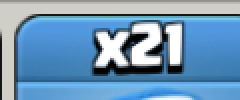
#> input picture temp21.png, 120 x 50 px (shown 2 times larger)
$ python custom_pt.py
#> lines starting #> are read from the running program, lines starting #| are printed output that depends on the picture; after the words box and inside, x2 and y2 are one past the last pixel; in counts of white or black regions, pixels touching at a corner belong together
import cv2
import pytesseract
import numpy as np

pytesseract.pytesseract.tesseract_cmd = "c:\\Program Files\\Tesseract-OCR\\tesseract.exe"
WHITE = [(255, 255, 255),(254, 254, 254),(253, 253, 253),]

def only_colours(i, colours):
    new = i
    for row in new:
        for pixel in row:
            if (pixel[0],pixel[1],pixel[2]) not in colours:
                pixel[0], pixel[1], pixel[2] = 255, 255, 255
            else:
                pixel[0], pixel[1], pixel[2] = 0, 0, 0
    return new

# [71 lines left out: functions add_border, read_text, number, get_numbers, read_text2, not called in this run]

COLOURS = ((255,0,0), (0,255,0), (0,0,255))
def getContours(i):
    contours, hierarchy = cv2.findContours(i, cv2.RETR_EXTERNAL, cv2.CHAIN_APPROX_NONE)
    count = 0
    for contour in contours:
        area = cv2.contourArea(contour)
        if area > 10:
            colour =COLOURS[count]
            cv2.drawContours(i0,contour,-1,colour, 1)
            peri = cv2.arcLength(contour,False)
            approx = cv2.approxPolyDP(contour, 0.05*peri, False)

            print(round(peri,0))
            print(approx)
            count += 1


# for x in [19, 21, 22, 23, 24, 25, 26, 27, 28,]:
for x in [21, ]:
    i = cv2.imread(f"temp{x}.png", 1)
#> i is the input picture: shape (50, 120, 3); mean B, G, R 186.4, 153.5, 113.2
    i = only_colours(i, WHITE)
#> the loop in only_colours, `for row in new:` made 50 passes
#> after the loop in only_colours, `for row in new:`: pixel = [255, 255, 255]
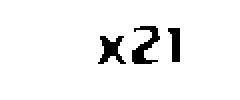
#> i: shape (50, 120, 3) (shown 2 times larger); 95% white; 3 black regions, box (x1, y1, x2, y2) and area: (66, 13, 80, 32) 122, (49, 18, 63, 32) 102, (84, 14, 90, 31) 73
    i0 = i.copy()
    i = cv2.cvtColor(i, cv2.COLOR_BGR2GRAY)
    i = cv2.GaussianBlur(i, (3,3), 1)
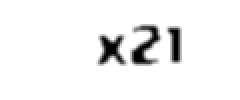
#> i: shape (50, 120) (shown 2 times larger); min 0, max 255, mean 242.4
    i = cv2.Canny(i, 50, 50)
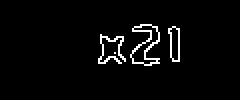
#> i: shape (50, 120) (shown 2 times larger); 3.3% white in thin lines or dots, all inside (x1, y1, x2, y2) = (49, 12, 90, 33)
    getContours(i)
#> in getContours, `contours, hierarchy = cv2.findContours(i, cv2.RETR_EXTERNAL, cv2.CHAIN..`: contours = 4 contours, 2 with area under 20; largest, box (x1, y1, x2, y2) and area: (65, 12, 80, 33) 140, (84, 13, 90, 31) 67
#> the loop in getContours, `for contour in contours:` made 4 passes
#> (area, colour, peri, approx) on pass 3: (67, (0, 255, 0), 40.66, [[86, 13], [85, 28], [89, 30], [87, 13]])
#> (area, colour, peri) on pass 4: (140.5, (0, 0, 255), 86.36)
#> (printed output is left out)
#> after the loop in getContours, `for contour in contours:`:
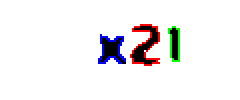
#> i0: shape (50, 120, 3) (shown 2 times larger); 3.03% of pixels changed, all inside (x1, y1, x2, y2) = (49, 12, 90, 33)
#> after the loop in getContours, `for contour in contours:`: count = 3

    cv2.imshow("", i)
    cv2.waitKey(0)
    cv2.imshow("", i0)
    cv2.waitKey(0)
